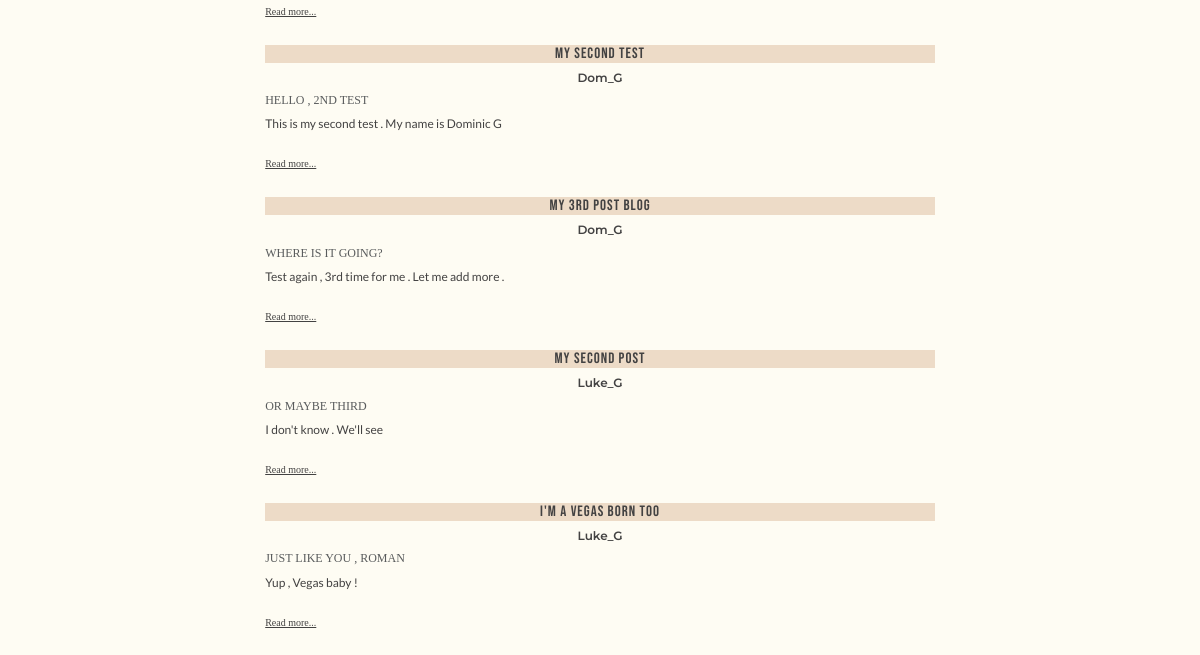
/ (lower part), run on an earlier commit of the app's database.
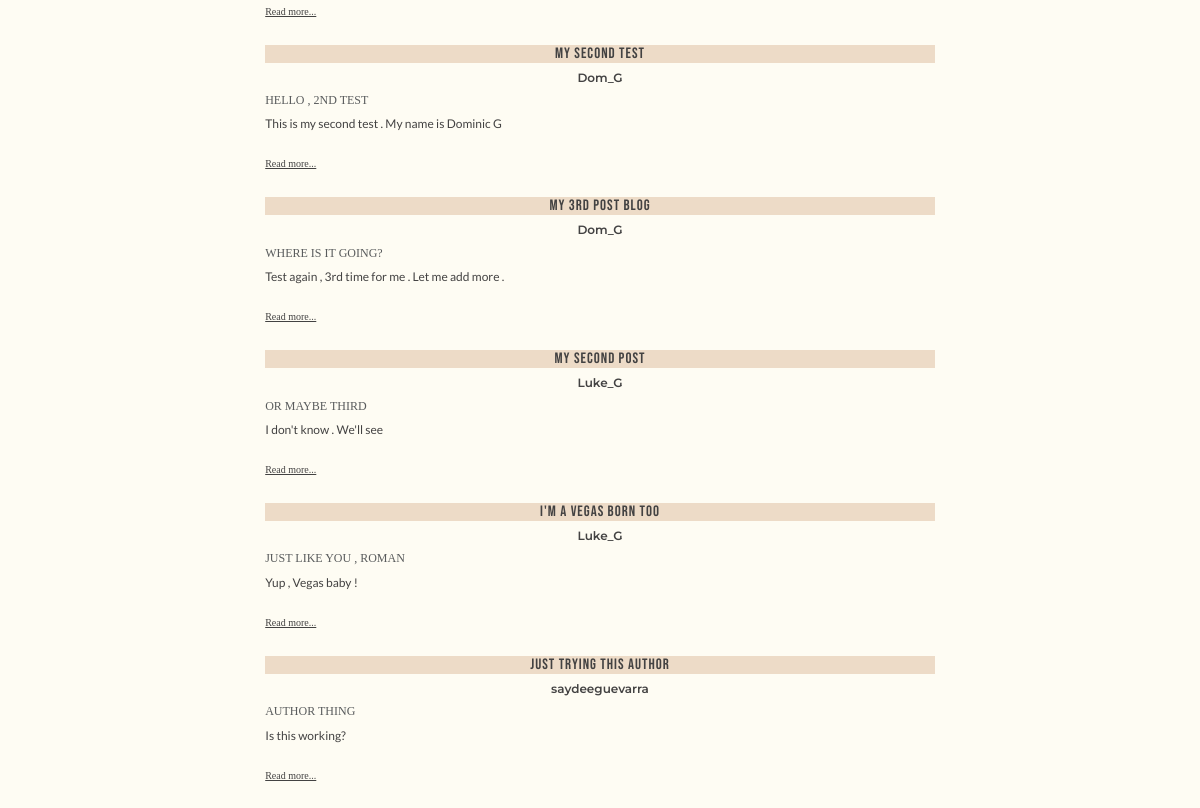
And on a later commit of the database.
### posts/models.py (models this page shows, shortened)
class Post(models.Model):
    title = models.CharField(max_length=128)
    subtitle = models.CharField(max_length=128)
    author = models.ForeignKey(
        "auth.User",
        on_delete=models.CASCADE
    )
    body = models.TextField()
    created_on = models.DateTimeField(auto_now_add=True)
    active = models.BooleanField(default=True)

### posts/views.py (the view)
# urls.py: path("", PostListView.as_view(), name="list"),
class PostListView(ListView):
    template_name = "posts/list.html"
    model = Post

### templates/posts/list.html (shortened to what this page needs)
{% extends 'base.html' %}
{% block content %}
{% for post in post_list %}
    <div class="card-list">
        <div class="card-body-list">
            <h5 class= "card-title-list">{{ post.title }}</h5>
            <h5 class="author"> {{ post.author }}</h5>
            <h6 class= "card-subtitle=list mb-2 text-muted">{{ post.subtitle }}</h6>
            <p class="card-text">{{ post.body|truncatechars:500 }}</p>
            <a href="{% url 'detail' post.id %}" class="card-link">Read more...</a>
        </div>
    </div>
    {% endfor %}
{% endblock content %}

What changed in the data, as far as the page shows it:
added Post: title "Just Trying this Author", author "saydeeguevarra", subtitle "AUTHOR THING", body "Is this working?"
